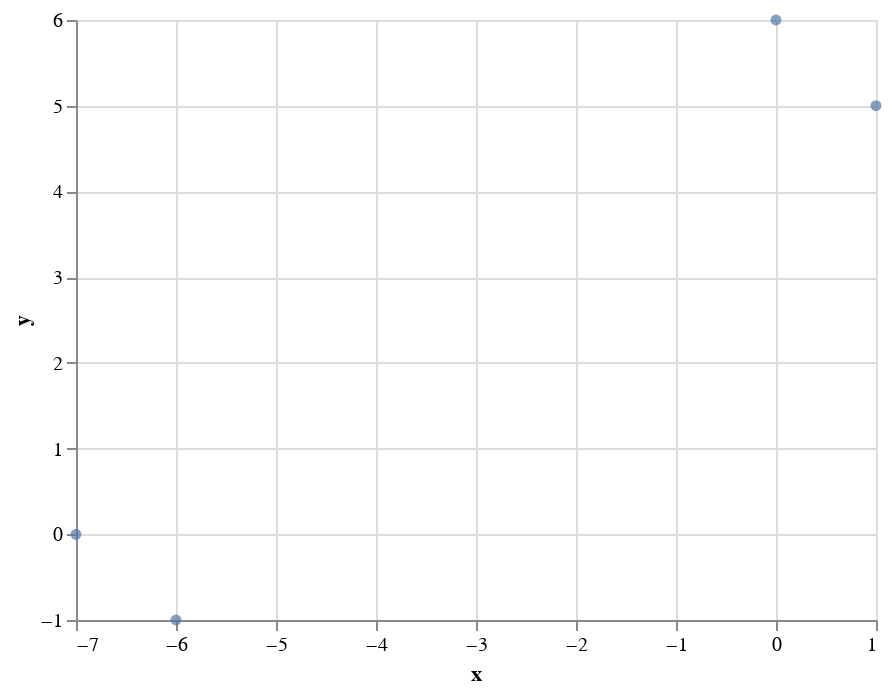

The notebook cell saved with this chart:
### Code cell
alt.Chart(ser).mark_circle().encode(
    x='x',
    y='y',
    tooltip=['x', 'y']
)

### Figure 1 — Vega-Lite specification as saved in the notebook (floating-point values rounded to 4 significant figures)
{"config": {"view": {"continuousWidth": 400, "continuousHeight": 300}}, "data": {"name": "data-64ce74cfc05d8225e12ceef32207f651"}, "mark": "circle", "encoding": {"tooltip": [{"type": "quantitative", "field": "x"}, {"type": "quantitative", "field": "y"}], "x": {"type": "quantitative", "field": "x"}, "y": {"type": "quantitative", "field": "y"}}, "$schema": "https://vega.github.io/schema/vega-lite/v4.8.1.json", "datasets": {"data-64ce74cfc05d8225e12ceef32207f651": [{"x": -7, "y": 0}, {"x": -6, "y": -1}, {"x": 1, "y": 5}, {"x": 0, "y": 6}]}}
